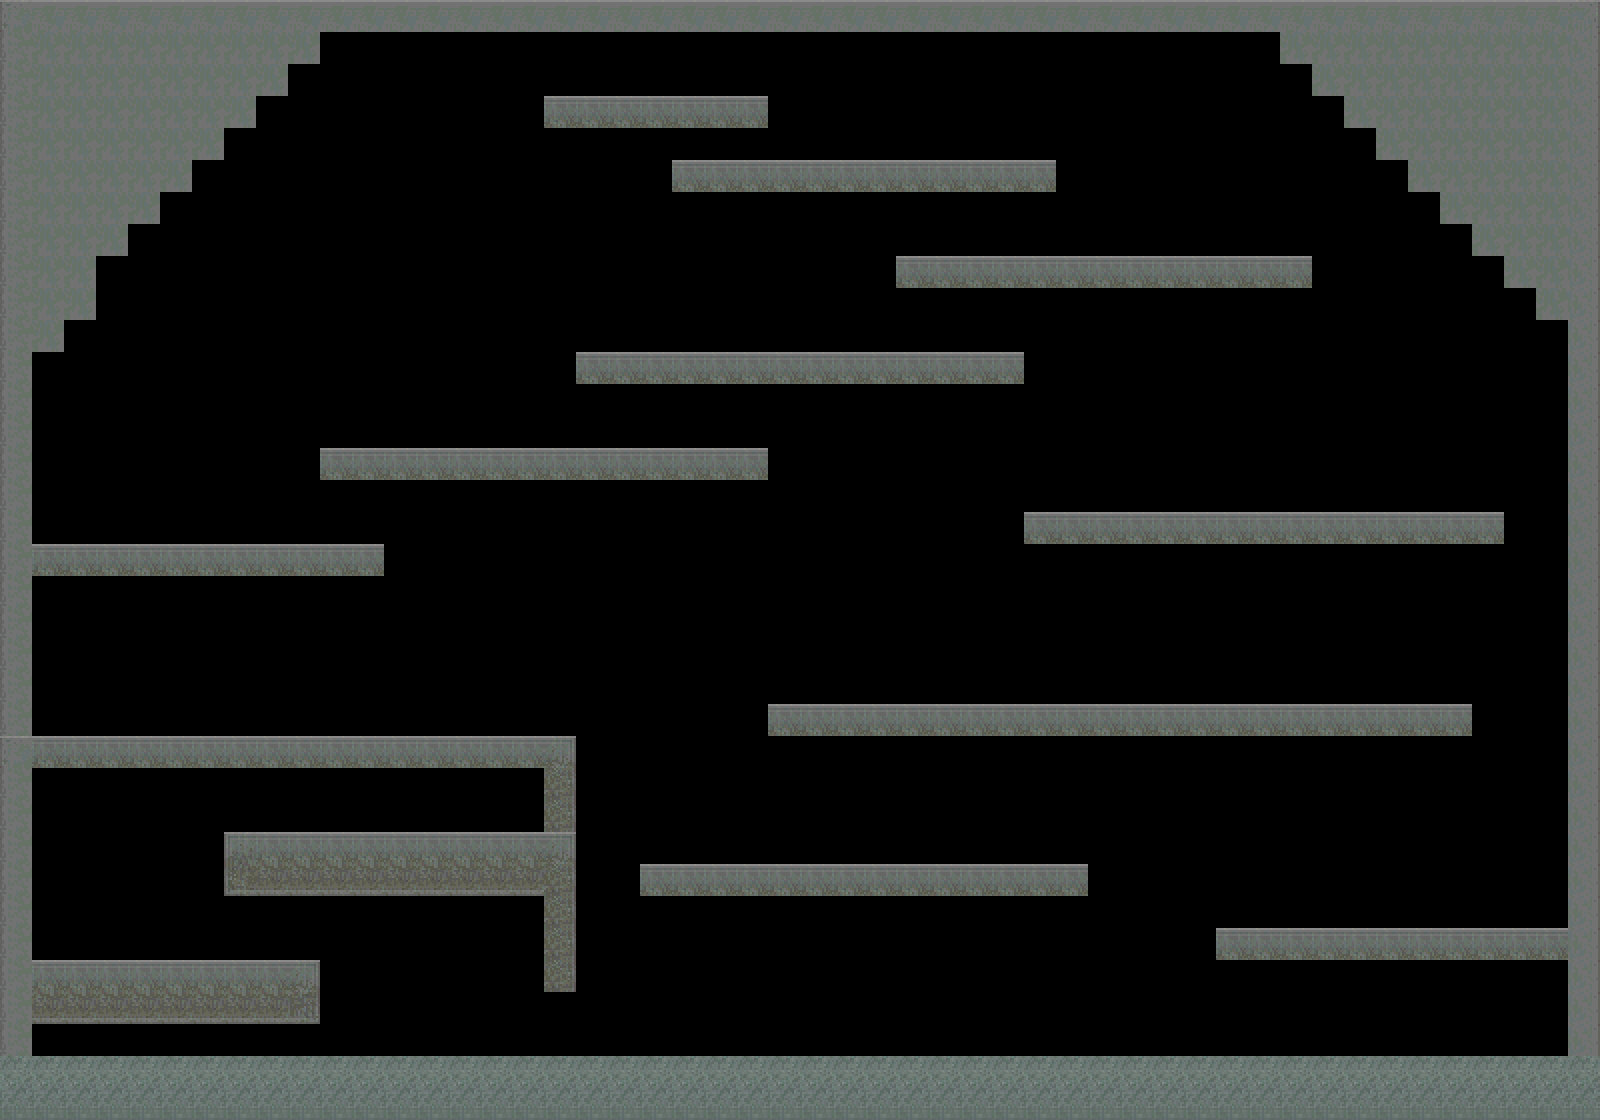

Tiled map render using the project's own tile images. Description and the map definition, with tile-layer contents summarised, below:
An orthogonal 50x35 tile map with 32x32 px tiles, 1 tile layer (Tile Layer 1).

<map version="1.0" orientation="orthogonal" renderorder="right-down" width="50" height="35" tilewidth="32" tileheight="32" nextobjectid="1">
 <tileset firstgid="1" name="scifi_platformTiles_32x32" tilewidth="32" tileheight="32" tilecount="805">
  <image source="scifi_platformTiles_32x32.png" width="1120" height="736" />
 </tileset>
 <layer name="Tile Layer 1" width="50" height="35">
  <data>[1750 cells, 501 non-empty, 15 distinct tile ids]</data>
 </layer>
</map>
